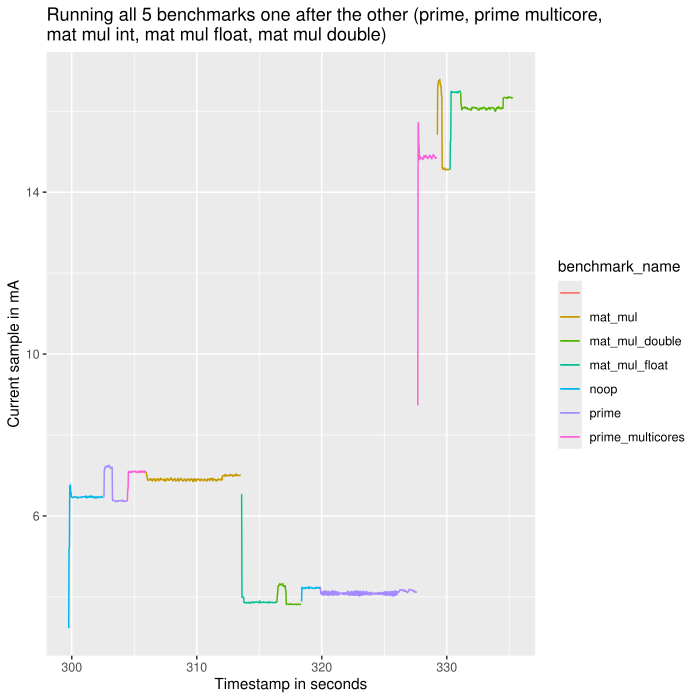

Generate this figure with R:
library("ggplot2")
library("dplyr")
library(rlang)

df <- read.csv("pairs_freqs.csv")
df <- df %>% filter(iteration_num == 0)

# Fill in clock freq by parameters
lookup <- df %>%
	filter(!is.na(df$clock_freq)) %>%
	select(vreg,lposc_trim,rosc_div,rosc_range,rosc_freqa,rosc_freqb,clock_freq)
df <- df %>%
  left_join(lookup, by = c("vreg","lposc_trim","rosc_div","rosc_range","rosc_freqa","rosc_freqb"), suffix = c("", ".new")) %>%
  mutate(clock_freq = ifelse(is.na(clock_freq), clock_freq.new, clock_freq)) %>%
  select(-clock_freq.new)
#df <- df %>%
#	mutate(value_group = cut(clock_freq, breaks = seq(30000, 151000, by = 10000)))

p <- ggplot(df, aes(x = current_timestamp, y = current_sample, color=benchmark_name)) +
	geom_line(data=df %>% filter(clock_freq == 150429), aes(x = current_timestamp, y = current_sample), size = 0.5, na.rm = TRUE) +
	geom_line(data=df %>% filter(clock_freq == 150324), aes(x = current_timestamp, y = current_sample), size = 0.5, na.rm = TRUE) +
	#geom_line(clock_freq == 150429, na.rm = TRUE) +
  #facet_wrap(~value_group) +
	labs(title = "Running all 5 benchmarks one after the other (prime, prime multicore, \nmat mul int, mat mul float, mat mul double)", x = "Timestamp in seconds", y = "Current sample in mA")

ggsave("pairs_freqs.pdf", plot=p)
